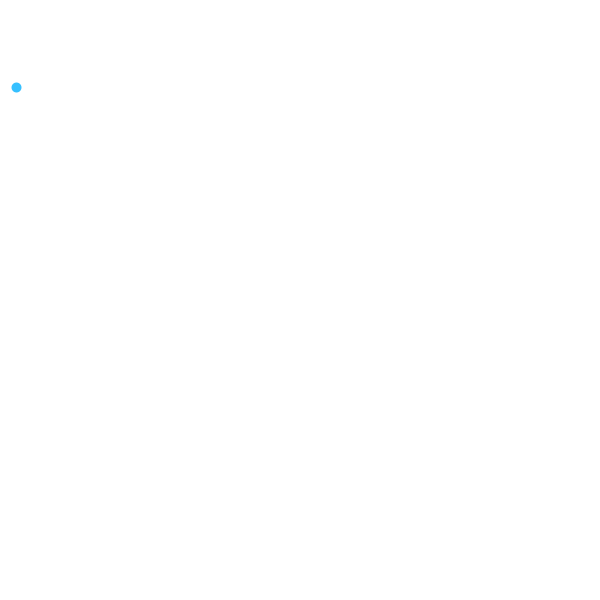
Frame 1 (no input)
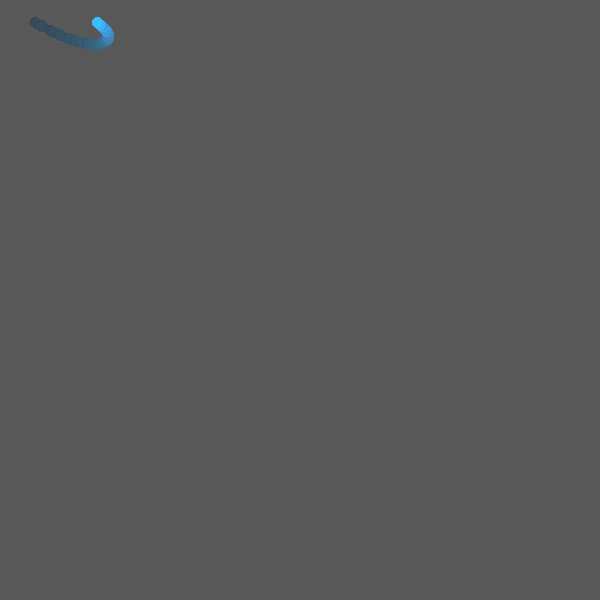
Frame 60 (the mouse pressed at the canvas centre just before this capture)
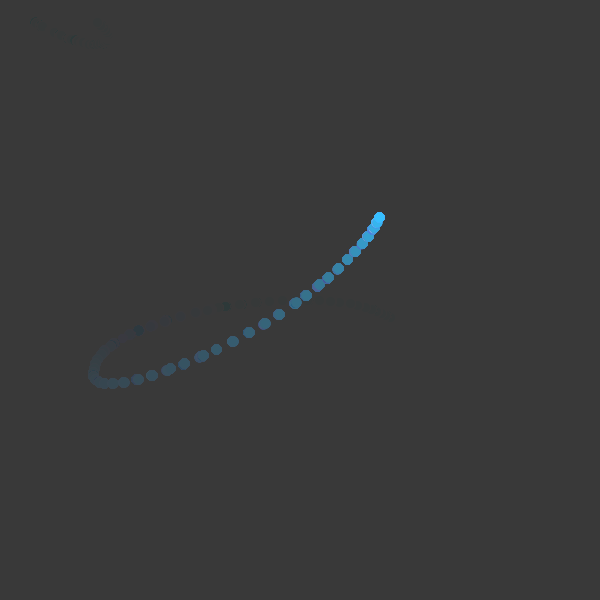
Frame 120 (the mouse held since frame 60 and released just before this capture)

The Processing sketch that drew these frames (run headless with seeded random() and noise(); from frame 60 on, the mouse is pressed at the canvas centre):

// Processing sketch: processing_133705
// ── processing_133705.pde

Wave[] myWave;
Static[] myStatic;
int count =0;

void setup() {
  size(600, 600);


  myWave = new Wave[ 150 ];
  myStatic = new Static[ 150 ];

  for ( int i=0; i<myWave.length; i++) {
    float newRed = random(142);
    float newGreen = random(112,199);
    if (newGreen > newRed){
      newGreen=newGreen;
    }
    else{
      newGreen=255;
    }
    color newColor = color (newRed, newGreen,255);
    myWave[ i ] = new Wave(newColor);
  }
}

void draw() {
  fill(50, 20);
  noStroke();
  rect(0, 0, width, height);

  for ( int i=0; i<myWave.length; i++) {
    myWave[i].display();
  }
  for ( int i=0; i<count; i++) {
    myStatic[i].display();
  }

}

void mouseClicked() {;  color newColor = color( random(255), random(100), random(255));
  if(count < myStatic.length) {
    myStatic[count] = new Static(mouseX, mouseY, newColor);
    count ++;
  }
}

class Static {
  float x;
  float y;
  color fillColor;

  Static(float theX, float theY, color theColor) {
    x = theX;
    y = theY;
    fillColor = theColor;
  }

  void display() {
    float mil=millis()*.001;
    float r1=100*cos(mil*5)*noise(mil);
    stroke(fillColor);
    strokeWeight(10);
    if(mil<1)
    {background(255);}
    point(x+r1*sin(mil),y+r1*cos(mil));
  }
}
class Wave {
  color fillColor;

  Wave(color theColor ) {
    fillColor = theColor;
  }
  
  void display() {
    float mil=millis()*.001;
    float r=300*cos(mil*5)*noise(mil);
    stroke(fillColor);
    strokeWeight(10);
    if(mil<1)
    {background(255);}
    point(mouseX+r*sin(mil),mouseY+r*cos(mil));
  }
}
